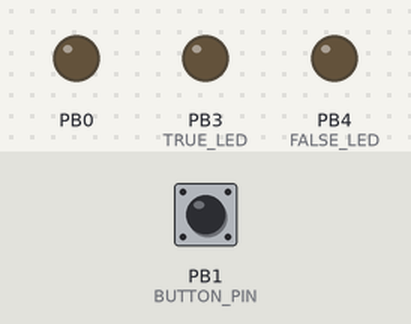
The program below on a simulated ATtiny13, built with avr-gcc and emulated at 1.2 MHz. Shown: output pins drawn as LEDs (lit = HIGH). The inputs (shaded band) are chosen by the test bench; at power-on: PB1 (BUTTON_PIN) HIGH. Sleep ends after the set time or at an interrupt.

Above: at 1.2 s.
1.3 s: PB1 (BUTTON_PIN) pulled LOW for 0.15 s
At 2.3 s:
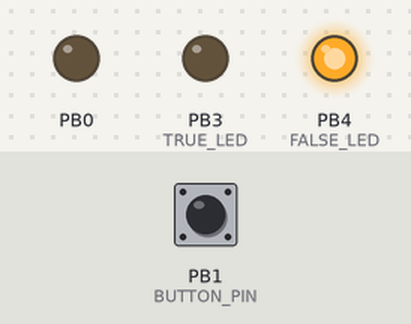
4.0 s: PB1 (BUTTON_PIN) pulled LOW for 1 s
At 4.5 s:
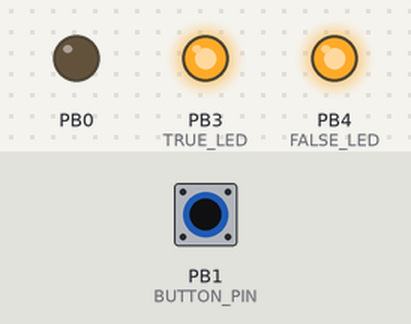
7.5 s: PB1 (BUTTON_PIN) pulled LOW for 3.2 s
At 11.4 s:
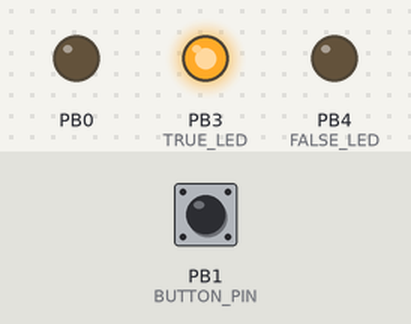
Timing chart, 0 to 13.3 s (numbered marks = the images above; inputs shaded):
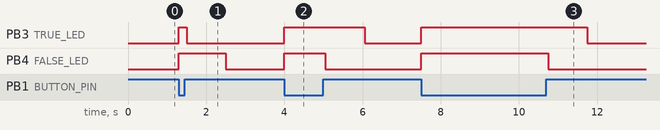

Measured:
- after the input at 1.3 s, PB3 (TRUE_LED): LOW → HIGH at once, → LOW 0.20 s later; PB4 (FALSE_LED): LOW → HIGH at once, → LOW 1.2 s later
- after the input at 4.0 s, PB3 (TRUE_LED): LOW → HIGH at once, → LOW 2.0 s later; PB4 (FALSE_LED): LOW → HIGH at once, → LOW 1.0 s later
- after the input at 7.5 s, PB3 (TRUE_LED): LOW → HIGH at once, → LOW 4.2 s later; PB4 (FALSE_LED): LOW → HIGH at once, → LOW 3.2 s later

The program:

random_v2.c
```c
/*
 * random_v2.c
 *
 * Created: 20.02.2017
 *  Author: Oleksandr
 *
 *
 */

#define F_CPU 1200000UL

#include <avr/io.h>
#include <avr/interrupt.h>
#include <avr/sleep.h>
#include <util/delay.h>
#include "bits.h"

#define FALSE	0
#define TRUE	1

#define BUTTON_PIN			PINB1
#define TRUE_LED			PORTB3
#define FALSE_LED			PORTB4
#define DEBUG_PORT			PORTB0

#define BTN_DELAY	50u


typedef enum
{
	STATE_SLEEP,
	STATE_WAKEUP,
	STATE_WAIT,
	STATE_DISPLAY_RES

}state_t;

volatile state_t state = STATE_SLEEP;


ISR(INT0_vect)						/*button interrupt*/
{
	asm("nop");
}


int main(void)
{
	//**************************_IO_INIT_*************************//
	set_bit3(DDRB, TRUE_LED, FALSE_LED, DEBUG_PORT);				/*out led`s port*/
	set_bit(PORTB, BUTTON_PIN);										/*pull up*/

	//**************************_INTERRUPT_INIT_*************************//
	set_bit(GIMSK, INT0);								/*on interrupt INT0*/
	unset_bit2(MCUCR, ISC01, ISC00);					/*low level interrupt*/

	sei();

    while(1)
    {
		switch(state)
		{
			case STATE_WAKEUP:
				set_bit(TCCR0B, CS00);					/*start timer*/
				set_bit(MCUCR, ISC00);					/*logical change interrupt*/
				set_bit2(PORTB, TRUE_LED, FALSE_LED);	/*on both led`s, test*/
				state = STATE_WAIT;
				break;

			case STATE_WAIT:
				if (check_bit(PINB, BUTTON_PIN))		/*if button unpressed*/
				{
					_delay_ms(BTN_DELAY);
					if (check_bit(PINB, BUTTON_PIN))	/*check if button unpressed again, debounce*/
					{
						state = STATE_DISPLAY_RES;
					}
				}
				break;

			case STATE_DISPLAY_RES:
				unset_bit3(TCCR0B,CS02, CS01, CS00);		/*stop timer*/
				unset_bit2(PORTB, TRUE_LED, FALSE_LED);		/*off led`s*/

				if ((TCNT0 & 0x01) == 0)					/*check timer`s LSB*/
				{
					set_bit(PORTB, FALSE_LED);
				}
				else
				{
					set_bit(PORTB, TRUE_LED);
				}
				_delay_ms(1000);

				unset_bit2(PORTB, TRUE_LED, FALSE_LED);		/*off led`s*/
				state = STATE_SLEEP;
				break;

			case STATE_SLEEP:
				TCNT0 = 0;								/*reset timer reg*/
				state = STATE_WAKEUP;
				unset_bit2(MCUCR, ISC01, ISC00);		/*low level interrupt*/
				sei();

				set_sleep_mode(SLEEP_MODE_PWR_DOWN);
				sleep_mode();
				break;

			default:
				break;
		}/*switch*/
    }/*while*/
}/*main*/
```

bits.h
```c
#define set(reg,value) reg |= (value)
#define unset(reg,value) reg &= ~(value)
#define set_bit(reg,value) reg |= (_BV(value))
#define set_bit2(reg,value1,value2) reg |= (_BV(value1) | _BV(value2))
#define set_bit3(reg,value1,value2,value3) reg |= (_BV(value1) | _BV(value2) | _BV(value3))
#define set_bit4(reg,value1,value2,value3,value4) reg |= (_BV(value1) | _BV(value2) | _BV(value3) | _BV(value4))
#define set_bit5(reg,value1,value2,value3,value4,value5) reg |= (_BV(value1) | _BV(value2) | _BV(value3) | _BV(value4) | _BV(value5))

#define unset_bit(reg,value) reg &= ~(_BV(value))
#define unset_bit2(reg,value1,value2) reg &= ~(_BV(value1) | _BV(value2))
#define unset_bit3(reg,value1,value2,value3) reg &= ~(_BV(value1) | _BV(value2) | _BV(value3))
#define unset_bit4(reg,value1,value2,value3,value4) reg &= ~(_BV(value1) | _BV(value2) | _BV(value3) | _BV(value4))
#define unset_bit5(reg,value1,value2,value3,value4,value5) reg &= ~(_BV(value1) | _BV(value2) | _BV(value3) | _BV(value4) | _BV(value5))

#define invert_bit(reg,value) reg ^= (_BV(value))
#define invert_bit2(reg,value1,value2) reg ^= (_BV(value1) | _BV(value2))
#define invert_bit3(reg,value1,value2,value3) reg ^= (_BV(value1) | _BV(value2) | _BV(value3))
#define invert_bit4(reg,value1,value2,value3,value4) reg ^= (_BV(value1) | _BV(value2) | _BV(value3) | _BV(value4))
#define invert_bit5(reg,value1,value2,value3,value4,value5) reg ^= (_BV(value1) | _BV(value2) | _BV(value3) | _BV(value4) | _BV(value5))

#define check_bit(reg,value) ((reg&(1<<value))!= 0)
```
